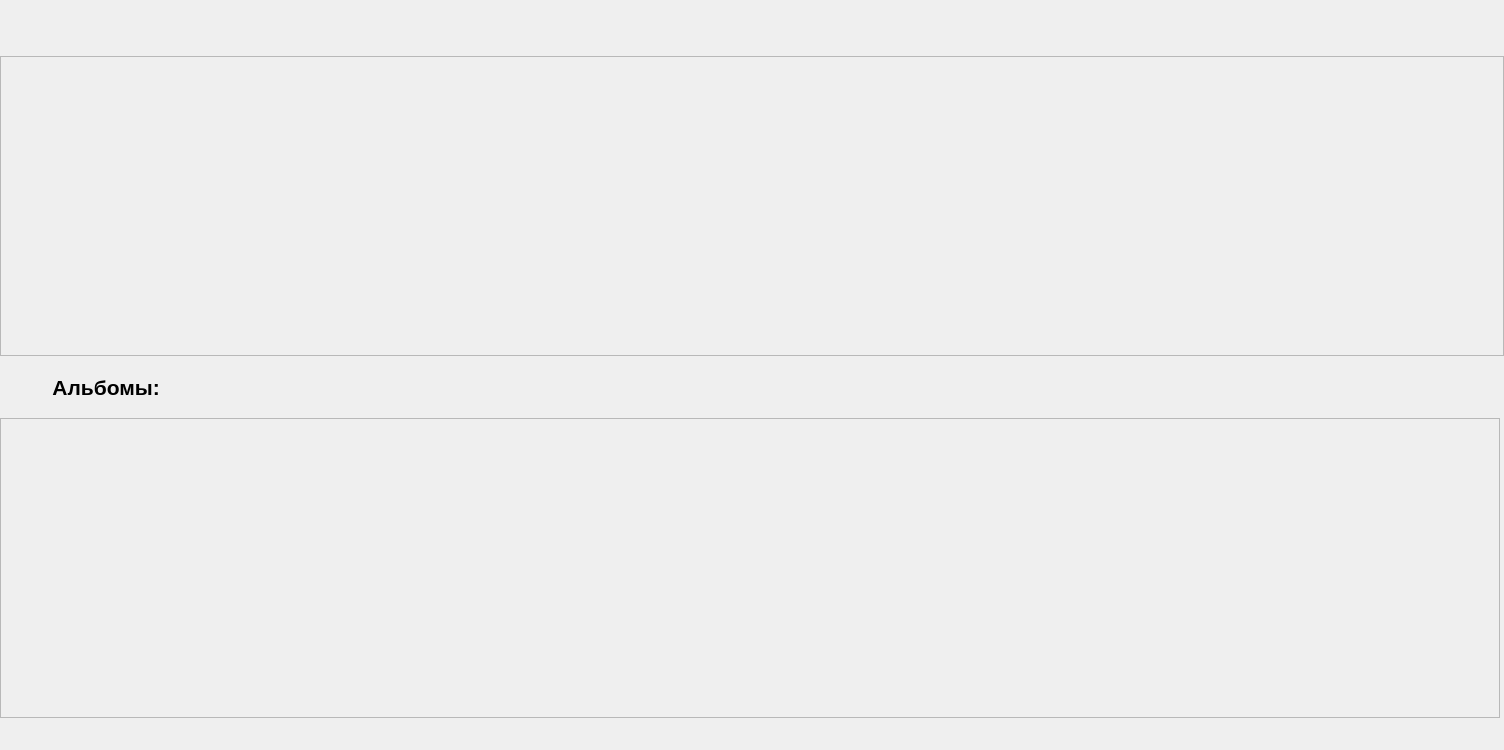
<?xml version="1.0" encoding="UTF-8"?>
<ui version="4.0">
 <class>PerformerFragment</class>
 <widget class="QFrame" name="PerformerFragment">
  <property name="geometry">
   <rect>
    <x>0</x>
    <y>0</y>
    <width>1504</width>
    <height>750</height>
   </rect>
  </property>
  <property name="minimumSize">
   <size>
    <width>1504</width>
    <height>750</height>
   </size>
  </property>
  <property name="maximumSize">
   <size>
    <width>1504</width>
    <height>750</height>
   </size>
  </property>
  <property name="windowTitle">
   <string>Frame</string>
  </property>
  <widget class="QWidget" name="horizontalLayoutWidget">
   <property name="geometry">
    <rect>
     <x>0</x>
     <y>0</y>
     <width>1504</width>
     <height>721</height>
    </rect>
   </property>
   <layout class="QHBoxLayout" name="horizontalLayout">
    <item>
     <layout class="QVBoxLayout" name="verticalLayout">
      <item>
       <widget class="QLabel" name="l_name">
        <property name="minimumSize">
         <size>
          <width>0</width>
          <height>50</height>
         </size>
        </property>
        <property name="maximumSize">
         <size>
          <width>16777215</width>
          <height>50</height>
         </size>
        </property>
        <property name="font">
         <font>
          <family>Segoe UI</family>
          <pointsize>14</pointsize>
          <weight>75</weight>
          <bold>true</bold>
         </font>
        </property>
        <property name="text">
         <string/>
        </property>
        <property name="alignment">
         <set>Qt::AlignCenter</set>
        </property>
       </widget>
      </item>
      <item>
       <widget class="QScrollArea" name="SA_Songs">
        <property name="maximumSize">
         <size>
          <width>16777215</width>
          <height>300</height>
         </size>
        </property>
        <property name="widgetResizable">
         <bool>true</bool>
        </property>
        <property name="alignment">
         <set>Qt::AlignCenter</set>
        </property>
        <widget class="QWidget" name="scrollAreaWidgetContents_2">
         <property name="geometry">
          <rect>
           <x>0</x>
           <y>0</y>
           <width>1498</width>
           <height>297</height>
          </rect>
         </property>
        </widget>
       </widget>
      </item>
      <item>
       <widget class="QLabel" name="l_albums">
        <property name="minimumSize">
         <size>
          <width>0</width>
          <height>50</height>
         </size>
        </property>
        <property name="maximumSize">
         <size>
          <width>16777215</width>
          <height>50</height>
         </size>
        </property>
        <property name="font">
         <font>
          <family>Segoe UI</family>
          <pointsize>16</pointsize>
          <weight>75</weight>
          <bold>true</bold>
         </font>
        </property>
        <property name="text">
         <string>         Альбомы:</string>
        </property>
        <property name="alignment">
         <set>Qt::AlignLeading|Qt::AlignLeft|Qt::AlignVCenter</set>
        </property>
       </widget>
      </item>
      <item>
       <widget class="QScrollArea" name="SA_albums">
        <property name="minimumSize">
         <size>
          <width>1500</width>
          <height>300</height>
         </size>
        </property>
        <property name="maximumSize">
         <size>
          <width>1500</width>
          <height>300</height>
         </size>
        </property>
        <property name="widgetResizable">
         <bool>true</bool>
        </property>
        <widget class="QWidget" name="scrollAreaWidgetContents">
         <property name="geometry">
          <rect>
           <x>0</x>
           <y>0</y>
           <width>1498</width>
           <height>298</height>
          </rect>
         </property>
        </widget>
       </widget>
      </item>
     </layout>
    </item>
   </layout>
  </widget>
 </widget>
 <resources/>
 <connections/>
</ui>
